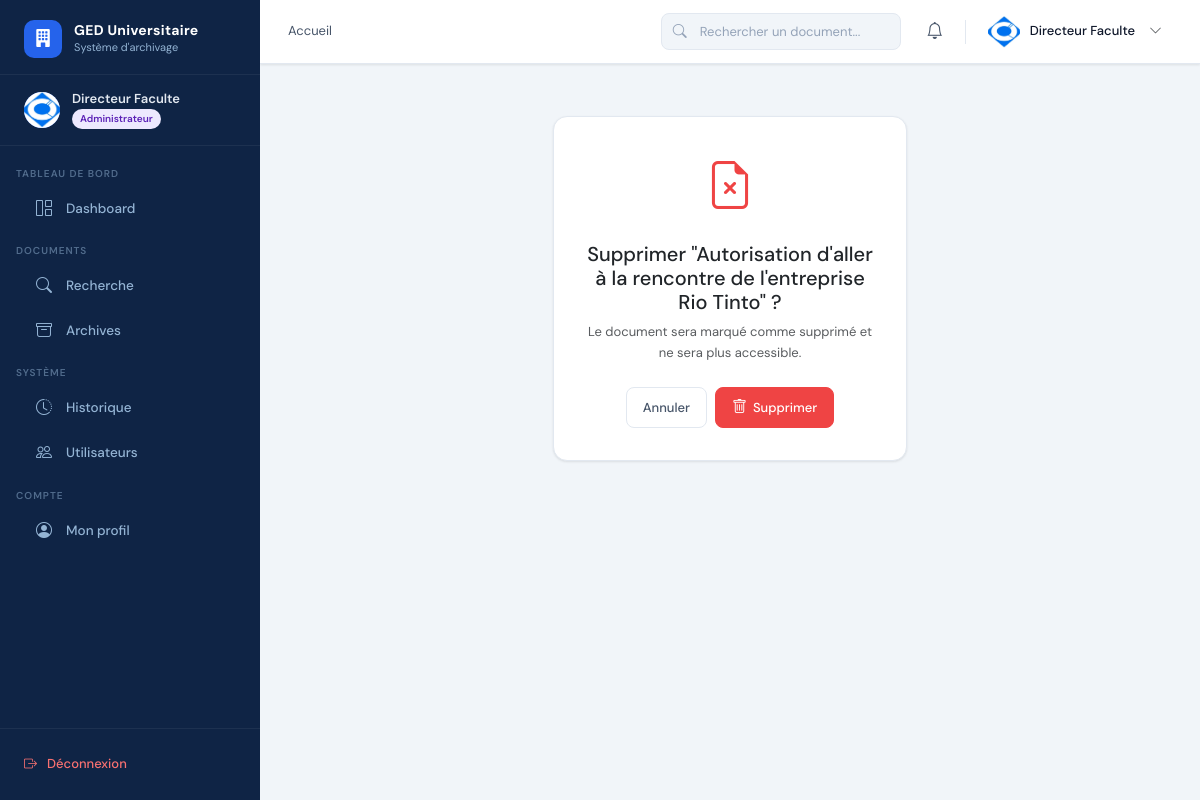
The app's page /dashboard/documents/5/supprimer/ (signed in) with its own data.
### apps/accounts/models.py (models this page shows, shortened)
class User(AbstractUser):
    ROLE_CHOICES = [
        ('administrateur', 'Administrateur'),
        ('archiviste', 'Archiviste'),
    ]
    role = models.CharField(max_length=20, choices=ROLE_CHOICES, default='archiviste')
    photo = models.ImageField(upload_to='photos/', blank=True, null=True)
    telephone = models.CharField(max_length=20, blank=True)
    departement = models.CharField(max_length=100, blank=True)
    is_active = models.BooleanField(default=True)
    created_at = models.DateTimeField(auto_now_add=True)
    updated_at = models.DateTimeField(auto_now=True)
    def is_admin(self):
        return self.role == 'administrateur'
    class Meta:
        verbose_name = 'Utilisateur'
        verbose_name_plural = 'Utilisateurs'

### apps/documents/models.py (models this page shows, shortened)
class Document(models.Model):
    CONFIDENTIALITE_CHOICES = [
        ('public', 'Public'),
        ('interne', 'Interne'),
        ('confidentiel', 'Confidentiel'),
        ('secret', 'Secret'),
    ]
    STATUT_CHOICES = [
        ('actif', 'Actif'),
        ('archive', 'Archivé'),
        ('supprime', 'Supprimé'),
    ]
    titre = models.CharField(max_length=255)
    description = models.TextField(blank=True)
    fichier = models.FileField(upload_to='documents/%Y/%m/')
    categorie = models.ForeignKey(Categorie, on_delete=models.SET_NULL, null=True)
    tags = models.ManyToManyField(Tag, blank=True)
    archiviste = models.ForeignKey(settings.AUTH_USER_MODEL, on_delete=models.SET_NULL, null=True, related_name='documents')
    confidentialite = models.CharField(max_length=20, choices=CONFIDENTIALITE_CHOICES, default='interne')
    statut = models.CharField(max_length=20, choices=STATUT_CHOICES, default='actif')
    created_at = models.DateTimeField(auto_now_add=True)
    updated_at = models.DateTimeField(auto_now=True)
    class Meta:
        verbose_name = 'Document'
        ordering = ['-created_at']

### apps/documents/views.py (the view, shortened to what this page needs)
# urls.py: path('documents/<int:pk>/supprimer/', views.supprimer_document, name='supprimer_document'),
@login_required
def supprimer_document(request, pk):
    doc = get_object_or_404(Document, pk=pk)
    if not request.user.is_admin() and doc.archiviste != request.user:
        messages.error(request, "Vous n'avez pas la permission de supprimer ce document.")
        return redirect('liste_documents')
    return render(request, 'archiviste/document_confirm_delete.html', {'document': doc})

### templates/archiviste/document_confirm_delete.html (shortened to what this page needs)
{% extends 'base.html' %}
{% block content %}
<div class="row justify-content-center mt-4"><div class="col-12 col-md-5"><div class="card"><div class="card-body text-center" style="padding:32px;"><div style="font-size:48px;color:#ef4444;margin-bottom:16px;"><i class="bi bi-file-earmark-x"></i></div><h5>Supprimer "{{ document.titre }}" ?</h5><p class="text-muted text-sm mt-2">Le document sera marqué comme supprimé et ne sera plus accessible.</p><div class="d-flex gap-2 justify-content-center mt-4"><a href="{% url 'liste_documents' %}" class="btn btn-outline">Annuler</a><form method="post" style="display:inline;">{% csrf_token %}<button type="submit" class="btn btn-danger"><i class="bi bi-trash"></i> Supprimer</button></form></div></div></div></div></div>
{% endblock %}

### templates/base.html (shortened to what this page needs)
<!DOCTYPE html>
<html lang="fr">
<head>
  {% load static %}
  <link rel="stylesheet" href="https://cdn.jsdelivr.net/npm/bootstrap@5.3.2/dist/css/bootstrap.min.css">
  <link rel="stylesheet" href="https://cdn.jsdelivr.net/npm/bootstrap-icons@1.11.3/font/bootstrap-icons.min.css">
  <link rel="stylesheet" href="{% static 'css/main.css' %}">
</head>
<body>
<aside class="sidebar" id="sidebar">
  <a href="{% url 'dashboard' %}" class="sidebar-logo">
    <div class="sidebar-logo-icon"><i class="bi bi-building-fill"></i></div>
    <div class="sidebar-logo-text">
      <div class="brand">GED Universitaire</div>
      <div class="sub">Système d'archivage</div>
    </div>
  </a>
  <div class="sidebar-user">
    <div class="sidebar-user-avatar">
      {% if user.photo %}<img src="{{ user.photo.url }}" alt="">
      {% else %}{{ user.first_name|first|upper }}{{ user.last_name|first|upper }}
      {% endif %}
    </div>
    <div>
      <div class="sidebar-user-name">{{ user.get_full_name|default:user.username }}</div>
      <div class="sidebar-user-role">
        <span class="sidebar-badge {% if user.is_admin %}badge-admin{% else %}badge-archiviste{% endif %}">
          {{ user.get_role_display }}
        </span>
      </div>
    </div>
  </div>
  <nav class="sidebar-nav">
    {% if user.is_admin %}
      <div class="sidebar-section"><div class="sidebar-section-title">Tableau de bord</div></div>
      <a href="{% url 'dashboard' %}" class="sidebar-link {% if request.resolver_match.url_name == 'dashboard' %}active{% endif %}">
        <i class="bi bi-grid-1x2"></i> Dashboard
      </a>
      <div class="sidebar-section"><div class="sidebar-section-title">Documents</div></div>
      <a href="{% url 'recherche_documents' %}" class="sidebar-link {% if request.resolver_match.url_name == 'recherche_documents' %}active{% endif %}">
        <i class="bi bi-search"></i> Recherche
      </a>
      <a href="{% url 'consultation_archives' %}" class="sidebar-link {% if request.resolver_match.url_name == 'consultation_archives' %}active{% endif %}">
        <i class="bi bi-archive"></i> Archives
      </a>
      <div class="sidebar-section"><div class="sidebar-section-title">Système</div></div>
      <a href="{% url 'historique_systeme' %}" class="sidebar-link {% if request.resolver_match.url_name == 'historique_systeme' %}active{% endif %}">
        <i class="bi bi-clock-history"></i> Historique
      </a>
      <a href="{% url 'gestion_utilisateurs' %}" class="sidebar-link {% if request.resolver_match.url_name == 'gestion_utilisateurs' %}active{% endif %}">
        <i class="bi bi-people"></i> Utilisateurs
      </a>
    {% endif %}
    <div class="sidebar-section"><div class="sidebar-section-title">Compte</div></div>
    <a href="{% url 'profil' %}" class="sidebar-link {% if request.resolver_match.url_name == 'profil' %}active{% endif %}">
      <i class="bi bi-person-circle"></i> Mon profil
    </a>
  </nav>
  <div class="sidebar-footer">
    <a href="{% url 'deconnexion' %}" class="sidebar-logout">
      <i class="bi bi-box-arrow-right"></i> Déconnexion
    </a>
  </div>
</aside>
<div class="main-wrapper">
  <header class="top-navbar">
    <div class="navbar-breadcrumb">
      <nav aria-label="breadcrumb">
        <ol class="breadcrumb">
          <li class="breadcrumb-item"><a href="{% url 'dashboard' %}">Accueil</a></li>
        </ol>
      </nav>
    </div>
    <div class="navbar-search d-none d-md-flex">
      <i class="bi bi-search search-icon"></i>
      <form action="{% url 'recherche_documents' %}" method="get">
        <input type="text" name="q" placeholder="Rechercher un document..." class="form-control">
      </form>
    </div>
    <div class="navbar-actions">
      <div class="dropdown">
        <button class="navbar-btn position-relative" data-bs-toggle="dropdown" aria-expanded="false">
          <i class="bi bi-bell"></i>
        </button>
      </div>
      <div class="dropdown">
        <div class="navbar-user" data-bs-toggle="dropdown" style="cursor:pointer;">
          <div class="navbar-user-avatar">
            {% if user.photo %}<img src="{{ user.photo.url }}" alt="">
            {% else %}{{ user.first_name|first|upper }}{{ user.last_name|first|upper }}
            {% endif %}
          </div>
          <span class="navbar-user-name d-none d-lg-block">{{ user.get_full_name|default:user.username }}</span>
          <i class="bi bi-chevron-down text-sm text-muted d-none d-lg-block ms-1"></i>
        </div>
      </div>
    </div>
  </header>
  <main class="content-area">
    {% block content %}{% endblock %}
  </main>
</div>
</body>
</html>

### records on screen
User: photo (picture), get_full_name "Directeur Faculte", role "Administrateur"
Document: titre "Autorisation d'aller à la rencontre de l'entreprise Rio Tinto"
